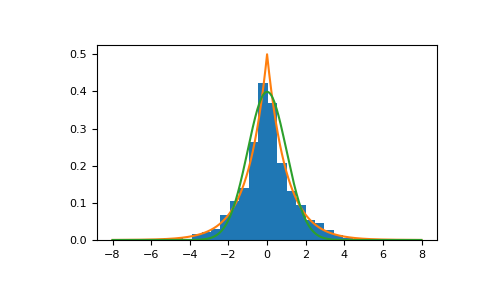

Recreate this plot in Python.
# Draw samples from the distribution

loc, scale = 0., 1.
s = np.random.laplace(loc, scale, 1000)

# Display the histogram of the samples, along with
# the probability density function:

import matplotlib.pyplot as plt
count, bins, ignored = plt.hist(s, 30, density=True)
x = np.arange(-8., 8., .01)
pdf = np.exp(-abs(x-loc)/scale)/(2.*scale)
plt.plot(x, pdf)

# Plot Gaussian for comparison:

g = (1/(scale * np.sqrt(2 * np.pi)) *
     np.exp(-(x - loc)**2 / (2 * scale**2)))
plt.plot(x,g)
